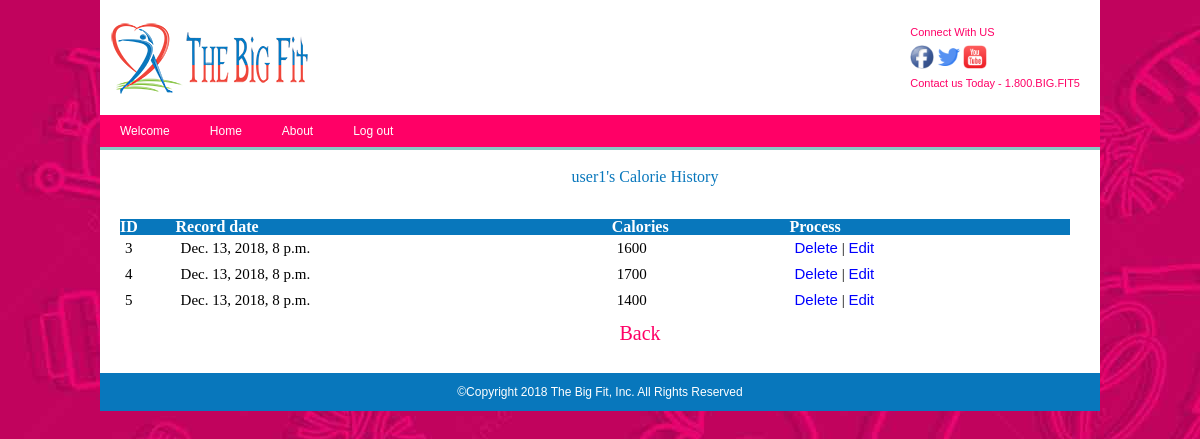
Screenshot of /caloriehistory/ (signed in) with the database file from the repository.
### Bigfit/models.py (models this page shows, shortened)
class User(AbstractUser):
    SEX_CHOICES = [('M', 'Male'), ('F', 'Female')]
    target_weight = models.PositiveSmallIntegerField(validators=[MaxValueValidator(999)], null=True)
    feet = models.PositiveSmallIntegerField(validators=[MaxValueValidator(9)], null=True)
    inches = models.PositiveSmallIntegerField(validators=[MaxValueValidator(11)], null=True)
    date_of_birth = models.DateField(null=True)
    gender = models.CharField(choices=SEX_CHOICES, max_length=1, null=True)
    zip_code = models.CharField(max_length=5, null=True)
    phone = models.CharField(max_length=10, null=True)
    class Meta:
        ordering = ['last_name', 'first_name', 'id']

class CalorieTracker(models.Model):
    user = models.ForeignKey('User', blank=True, null=True, on_delete=models.CASCADE)
    record_date = models.DateTimeField(auto_now_add=True)
    calories = models.PositiveSmallIntegerField(validators=[MaxValueValidator(99999)])
    insert_date = models.DateTimeField(auto_now_add=True)
    update_date = models.DateTimeField(auto_now=True)
    class Meta:
        ordering = ['user', 'record_date']

### Bigfit/views.py (the view)
# urls.py: path('caloriehistory/', views.caloriehistory),
def caloriehistory(request):
    current_id = request.user.id
    weight_tracker_list_obj = models.CalorieTracker.objects.filter(user_id=current_id)
    return render(request, 'caloriehistory.html', {'li': weight_tracker_list_obj})

### templates/caloriehistory.html (shortened to what this page needs)
{% extends 'base.html' %}
{% block content %}
    <div id = "content">
    <p>{{ request.session.user_name }}'s Calorie History </p>
</div>
        <table border="1">
            <tr>
                <th>ID</th>
                <th>Record date</th>
                <th>Calories</th>
                <th>Process</th>
            </tr>
            {% for item in li %}
            <tr>
                <td>{{ item.id }}
                <td>{{ item.record_date }}</td>
                <td>{{ item.calories }}</td>
                <td>
                    <a href="/deletecalorie?nid={{ item.id }}">Delete</a>
                    |
                    <a href="/editcalorie?nid={{ item.id }}">Edit</a>
                </td>
            </tr>
            {% endfor %}
        </table>
        <ul>
         <li><a href="/index/">Back</a></li>
    </ul>
{% endblock %}

### static/styles.css (style rules this page uses)
﻿ html, body { margin: 0; padding: 0; border:0; background: transparent; font-size:10px; }
div, span, article, aside, footer, header, hgroup, nav, section, h1, h2, h3, h4, h5, h6, p, blockquote, a, ol, ul, li, table, tr, th, td, tbody, tfoot, thead { margin:0; padding:0; border:0; vertical-align: baseline; background:transparent; }
table { border-collapse: collapse; border-spacing:0; }
h1, h2, h3, h4, h5, h6, p, li, blockquote, td, th, a, caption, em, strong, strike { font-family: Arial, Helvetica, sans-serif; font-size:100%; font-weight: normal; font-style:normal; line-height: 100%; text-indent:0; text-decoration:none; text-align: left; color: #000; }
ol, ul { list-style: none; }
body { background-color:#EA0071 }
p { color: #000; font-size:12px; line-height:150% }
a:link { color: #00f; }
ul li { color:#000; font-size:12px; }
table { width:95%; }
th { font-weight:bold; }
thead,th { background: #ccc; }
#content { width:100%; height:auto; padding:20px; }
#content p { font-size:16px; font-family:"Arial Rounded MT Bold" ; color:#0877BC; padding:10px; margin-left:10px; text-align:center; }
#content li { padding:10px; text-align:center; font-size:20px; font-family:"Arial Rounded MT Bold" }
#content ul li a { font-size:20px; font-family:"Arial Rounded MT Bold"; color:#ff0066; margin-left:40px; text-align:center; }
#content ul li a:link { font-size:20px; font-family:"Arial Rounded MT Bold"; color:#ff0066; }
#content table { width:95%; }
#content th { font-weight:bold; font-family: "Arial Rounded MT Bold"; color:#ffffff; }
#content thead,th { background:#0877BC; }
#content td { padding:5px 5px; font-family: "Arial Rounded MT Bold"; font-size:15px; }

### rows the page displays
User: session.user_name "user1"
CalorieTracker: id "3", record_date "Dec. 13, 2018, 8 p.m.", calories "1600"
CalorieTracker: id "4", record_date "Dec. 13, 2018, 8 p.m.", calories "1700"
CalorieTracker: id "5", record_date "Dec. 13, 2018, 8 p.m.", calories "1400"
